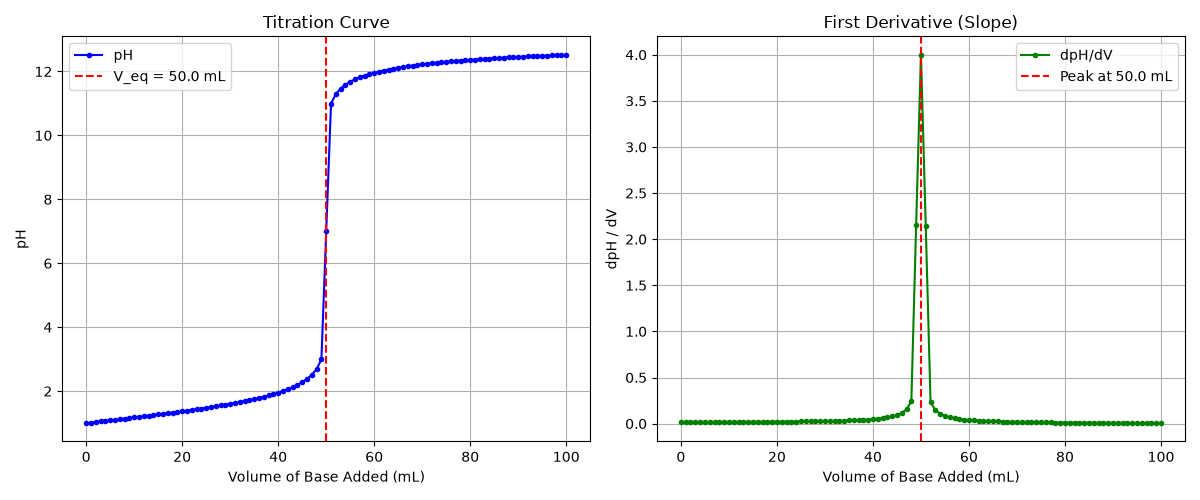

This figure's Python source:
import csv
import numpy as np
import matplotlib.pyplot as plt

# Read titration.csv
volumes = []
phs = []
with open("titration.csv", "r") as f:
    reader = csv.DictReader(f)
    for row in reader:
        volumes.append(float(row["volume_base"]))
        phs.append(float(row["pH"]))

V = np.array(volumes)
pH = np.array(phs)

# Numerical derivative (slope) calculation
dpH_dV = np.gradient(pH, V)
max_idx = np.argmax(dpH_dV)
v_eq = V[max_idx]

print(f"Equivalence point volume: {v_eq:.2f} mL")

# Plotting side-by-side
fig, (ax1, ax2) = plt.subplots(1, 2, figsize=(12, 5))

# pH Curve
ax1.plot(V, pH, 'b.-', label='pH')
ax1.axvline(v_eq, color='r', linestyle='--', label=f'V_eq = {v_eq:.1f} mL')
ax1.set_xlabel('Volume of Base Added (mL)')
ax1.set_ylabel('pH')
ax1.set_title('Titration Curve')
ax1.legend()
ax1.grid(True)

# Slope Curve
ax2.plot(V, dpH_dV, 'g.-', label='dpH/dV')
ax2.axvline(v_eq, color='r', linestyle='--', label=f'Peak at {v_eq:.1f} mL')
ax2.set_xlabel('Volume of Base Added (mL)')
ax2.set_ylabel('dpH / dV')
ax2.set_title('First Derivative (Slope)')
ax2.legend()
ax2.grid(True)

plt.tight_layout()
plt.savefig("titration.png")
plt.close()
print("SUCCESS: titration.png created!")
